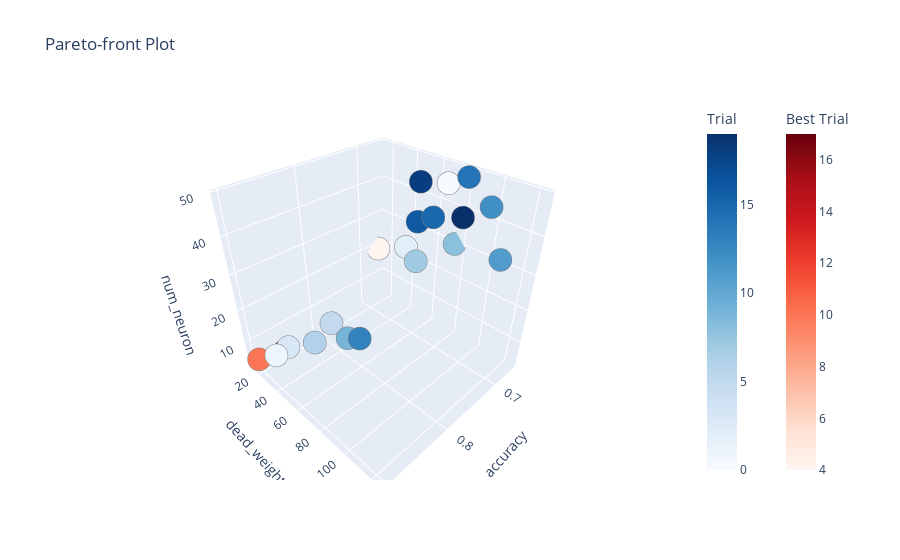

The notebook cell saved with this chart:
### Code cell
fig_1 = optuna.visualization.plot_pareto_front(study_2, target_names=[METRIC,"dead_weights","num_neuron"])
fig_1.show()

### Figure 1 — Plotly figure (JSON) as saved in the notebook; plotly's stock layout.template omitted (floating-point values rounded to 4 significant figures)
{"data": [{"hovertemplate": "%{text}<extra>Trial</extra>", "marker": {"color": [0, 1, 2, 3, 5, 6, 7, 8, 9, 11, 12, 13, 14, 15, 16, 18, 19], "colorbar": {"title": {"text": "Trial"}}, "colorscale": [[0, "rgb(247,251,255)"], [0.125, "rgb(222,235,247)"], [0.25, "rgb(198,219,239)"], [0.375, "rgb(158,202,225)"], [0.5, "rgb(107,174,214)"], [0.625, "rgb(66,146,198)"], [0.75, "rgb(33,113,181)"], [0.875, "rgb(8,81,156)"], [1, "rgb(8,48,107)"]], "line": {"color": "Grey", "width": 0.5}}, "mode": "markers", "showlegend": false, "text": ["{<br>  \"number\": 0,<br>  \"values\": [<br>    0.6700000166893005,<br>    70.0,<br>    46.0<br>  ],<br>  \"params\": {<br>    \"number_of_layer\": 5,<br>    \"layer_0\": 11,<br>    \"layer_1\": 3,<br>    \"layer_2\": 9,<br>    \"layer_3\": 16,<br>    \"layer_4\": 7<br>  }<br>}", "{<br>  \"number\": 1,<br>  \"values\": [<br>    0.8899999856948853,<br>    31.0,<br>    9.0<br>  ],<br>  \"params\": {<br>    \"number_of_layer\": 1,<br>    \"layer_0\": 9<br>  }<br>}", "{<br>  \"number\": 2,<br>  \"values\": [<br>    0.6700000166893005,<br>    40.0,<br>    24.0<br>  ],<br>  \"params\": {<br>    \"number_of_layer\": 3,<br>    \"layer_0\": 9,<br>    \"layer_1\": 14,<br>    \"layer_2\": 1<br>  }<br>}", "{<br>  \"number\": 3,<br>  \"values\": [<br>    0.8700000047683716,<br>    30.0,<br>    9.0<br>  ],<br>  \"params\": {<br>    \"number_of_layer\": 1,<br>    \"layer_0\": 9<br>  }<br>}", "{<br>  \"number\": 5,<br>  \"values\": [<br>    0.8100000023841858,<br>    38.0,<br>    12.0<br>  ],<br>  \"params\": {<br>    \"number_of_layer\": 1,<br>    \"layer_0\": 12<br>  }<br>}", "{<br>  \"number\": 6,<br>  \"values\": [<br>    0.8399999737739563,<br>    38.0,<br>    9.0<br>  ],<br>  \"params\": {<br>    \"number_of_layer\": 1,<br>    \"layer_0\": 9<br>  }<br>}", "{<br>  \"number\": 7,<br>  \"values\": [<br>    0.6700000166893005,<br>    49.0,<br>    21.0<br>  ],<br>  \"params\": {<br>    \"number_of_layer\": 4,<br>    \"layer_0\": 11,<br>    \"layer_1\": 1,<br>    \"layer_2\": 3,<br>    \"layer_3\": 6<br>  }<br>}", "{<br>  \"number\": 8,<br>  \"values\": [<br>    0.6600000262260437,<br>    75.0,<br>    30.0<br>  ],<br>  \"params\": {<br>    \"number_of_layer\": 2,<br>    \"layer_0\": 20,<br>    \"layer_1\": 10<br>  }<br>}", "{<br>  \"number\": 9,<br>  \"values\": [<br>    0.8299999833106995,<br>    64.0,<br>    16.0<br>  ],<br>  \"params\": {<br>    \"number_of_layer\": 1,<br>    \"layer_0\": 16<br>  }<br>}", "{<br>  \"number\": 11,<br>  \"values\": [<br>    0.7300000190734863,<br>    124.0,<br>    40.0<br>  ],<br>  \"params\": {<br>    \"number_of_layer\": 2,<br>    \"layer_0\": 20,<br>    \"layer_1\": 20<br>  }<br>}", "{<br>  \"number\": 12,<br>  \"values\": [<br>    0.6700000166893005,<br>    99.0,<br>    44.0<br>  ],<br>  \"params\": {<br>    \"number_of_layer\": 4,<br>    \"layer_0\": 15,<br>    \"layer_1\": 7,<br>    \"layer_2\": 18,<br>    \"layer_3\": 4<br>  }<br>}", "{<br>  \"number\": 13,<br>  \"values\": [<br>    0.8199999928474426,<br>    69.0,<br>    16.0<br>  ],<br>  \"params\": {<br>    \"number_of_layer\": 1,<br>    \"layer_0\": 16<br>  }<br>}", "{<br>  \"number\": 14,<br>  \"values\": [<br>    0.6700000166893005,<br>    83.0,<br>    49.0<br>  ],<br>  \"params\": {<br>    \"number_of_layer\": 4,<br>    \"layer_0\": 17,<br>    \"layer_1\": 8,<br>    \"layer_2\": 5,<br>    \"layer_3\": 19<br>  }<br>}", "{<br>  \"number\": 15,<br>  \"values\": [<br>    0.6700000166893005,<br>    61.0,<br>    36.0<br>  ],<br>  \"params\": {<br>    \"number_of_layer\": 5,<br>    \"layer_0\": 11,<br>    \"layer_1\": 3,<br>    \"layer_2\": 6,<br>    \"layer_3\": 9,<br>    \"layer_4\": 7<br>  }<br>}", "{<br>  \"number\": 16,<br>  \"values\": [<br>    0.6700000166893005,<br>    49.0,<br>    33.0<br>  ],<br>  \"params\": {<br>    \"number_of_layer\": 3,<br>    \"layer_0\": 8,<br>    \"layer_1\": 15,<br>    \"layer_2\": 10<br>  }<br>}", "{<br>  \"number\": 18,<br>  \"values\": [<br>    0.6700000166893005,<br>    50.0,<br>    44.0<br>  ],<br>  \"params\": {<br>    \"number_of_layer\": 4,<br>    \"layer_0\": 5,<br>    \"layer_1\": 14,<br>    \"layer_2\": 12,<br>    \"layer_3\": 13<br>  }<br>}", "{<br>  \"number\": 19,<br>  \"values\": [<br>    0.6700000166893005,<br>    82.0,<br>    39.0<br>  ],<br>  \"params\": {<br>    \"number_of_layer\": 4,<br>    \"layer_0\": 13,<br>    \"layer_1\": 18,<br>    \"layer_2\": 7,<br>    \"layer_3\": 1<br>  }<br>}"], "type": "scatter3d", "x": [0.67, 0.89, 0.67, 0.87, 0.81, 0.84, 0.67, 0.66, 0.83, 0.73, 0.67, 0.82, 0.67, 0.67, 0.67, 0.67, 0.67], "y": [70, 31, 40, 30, 38, 38, 49, 75, 64, 124, 99, 69, 83, 61, 49, 50, 82], "z": [46, 9, 24, 9, 12, 9, 21, 30, 16, 40, 44, 16, 49, 36, 33, 44, 39]}, {"hovertemplate": "%{text}<extra>Best Trial</extra>", "marker": {"color": [4, 10, 17], "colorbar": {"title": {"text": "Best Trial"}, "x": 1.1, "xpad": 40}, "colorscale": [[0, "rgb(255,245,240)"], [0.125, "rgb(254,224,210)"], [0.25, "rgb(252,187,161)"], [0.375, "rgb(252,146,114)"], [0.5, "rgb(251,106,74)"], [0.625, "rgb(239,59,44)"], [0.75, "rgb(203,24,29)"], [0.875, "rgb(165,15,21)"], [1, "rgb(103,0,13)"]], "line": {"color": "Grey", "width": 0.5}}, "mode": "markers", "showlegend": false, "text": ["{<br>  \"number\": 4,<br>  \"values\": [<br>    0.6700000166893005,<br>    14.0,<br>    19.0<br>  ],<br>  \"params\": {<br>    \"number_of_layer\": 3,<br>    \"layer_0\": 3,<br>    \"layer_1\": 1,<br>    \"layer_2\": 15<br>  }<br>}", "{<br>  \"number\": 10,<br>  \"values\": [<br>    0.8999999761581421,<br>    17.0,<br>    5.0<br>  ],<br>  \"params\": {<br>    \"number_of_layer\": 1,<br>    \"layer_0\": 5<br>  }<br>}", "{<br>  \"number\": 17,<br>  \"values\": [<br>    0.8600000143051147,<br>    17.0,<br>    3.0<br>  ],<br>  \"params\": {<br>    \"number_of_layer\": 1,<br>    \"layer_0\": 3<br>  }<br>}"], "type": "scatter3d", "x": [0.67, 0.9, 0.86], "y": [14, 17, 17], "z": [19, 5, 3]}], "layout": {"scene": {"xaxis": {"title": {"text": "accuracy"}}, "yaxis": {"title": {"text": "dead_weights"}}, "zaxis": {"title": {"text": "num_neuron"}}}, "title": {"text": "Pareto-front Plot"}}}
